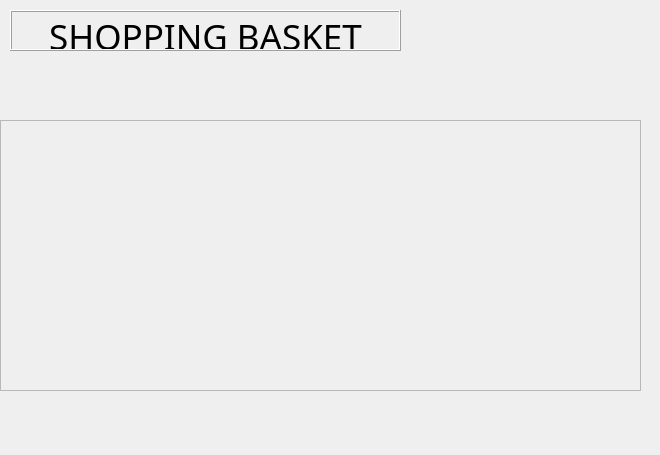
<?xml version="1.0" encoding="UTF-8"?>
<ui version="4.0">
 <class>ShpBas</class>
 <widget class="QWidget" name="ShpBas">
  <property name="geometry">
   <rect>
    <x>0</x>
    <y>0</y>
    <width>660</width>
    <height>455</height>
   </rect>
  </property>
  <property name="windowTitle">
   <string>ShpBas</string>
  </property>
  <widget class="QWidget" name="widgetShop" native="true">
   <property name="geometry">
    <rect>
     <x>0</x>
     <y>10</y>
     <width>641</width>
     <height>391</height>
    </rect>
   </property>
   <widget class="QScrollArea" name="scrollArea">
    <property name="geometry">
     <rect>
      <x>0</x>
      <y>110</y>
      <width>641</width>
      <height>271</height>
     </rect>
    </property>
    <property name="widgetResizable">
     <bool>true</bool>
    </property>
    <widget class="QWidget" name="scrollAreaWidgetContents">
     <property name="geometry">
      <rect>
       <x>0</x>
       <y>0</y>
       <width>639</width>
       <height>269</height>
      </rect>
     </property>
    </widget>
   </widget>
   <widget class="QLabel" name="TitleLabel">
    <property name="geometry">
     <rect>
      <x>10</x>
      <y>0</y>
      <width>391</width>
      <height>41</height>
     </rect>
    </property>
    <property name="font">
     <font>
      <family>MS PGothic</family>
      <pointsize>26</pointsize>
     </font>
    </property>
    <property name="frameShape">
     <enum>QFrame::Box</enum>
    </property>
    <property name="frameShadow">
     <enum>QFrame::Raised</enum>
    </property>
    <property name="text">
     <string>SHOPPING BASKET</string>
    </property>
    <property name="textFormat">
     <enum>Qt::RichText</enum>
    </property>
    <property name="alignment">
     <set>Qt::AlignCenter</set>
    </property>
   </widget>
   <widget class="QLabel" name="pictureLabel">
    <property name="geometry">
     <rect>
      <x>490</x>
      <y>0</y>
      <width>151</width>
      <height>111</height>
     </rect>
    </property>
    <property name="text">
     <string/>
    </property>
    <property name="pixmap">
     <pixmap>../../../../Documents/Visual Studio 2015/Projects/dressInterface/shoppingsymbol.jpg</pixmap>
    </property>
    <property name="scaledContents">
     <bool>true</bool>
    </property>
   </widget>
  </widget>
 </widget>
 <layoutdefault spacing="6" margin="11"/>
 <resources/>
 <connections/>
</ui>
